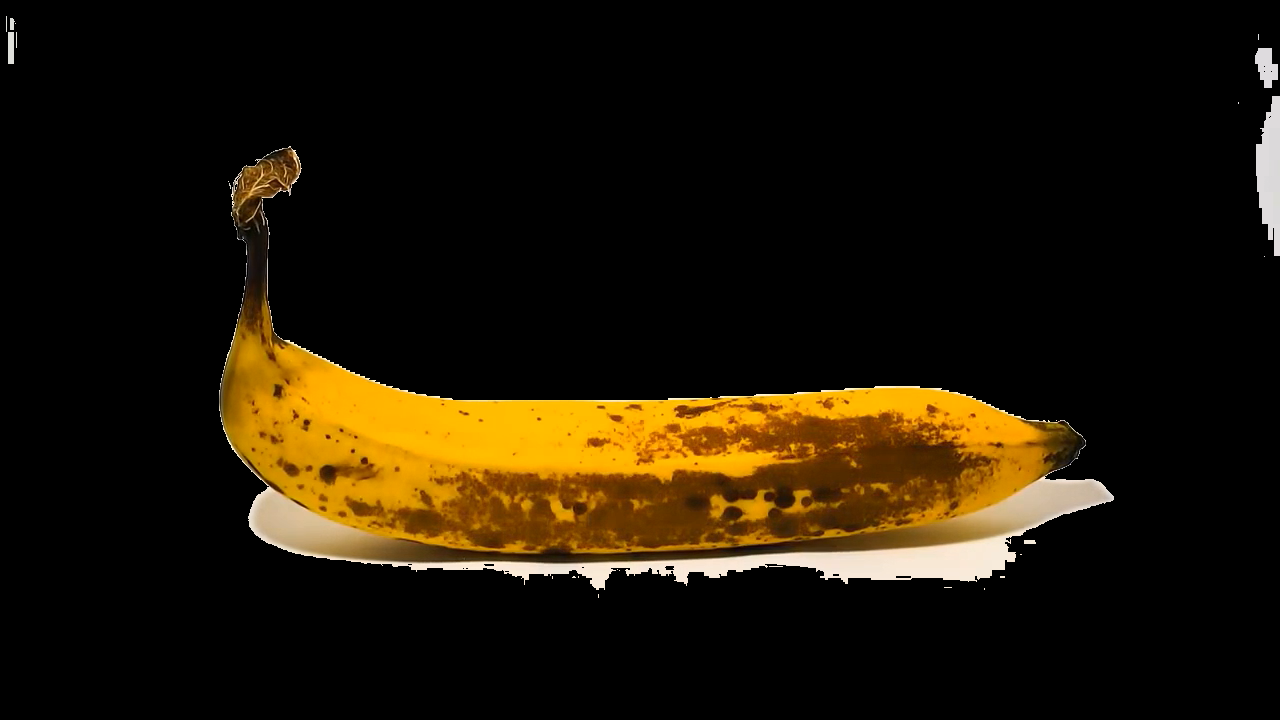
#> input picture 003_material_de_apoio/banana_016_pixels_desconsiderados.png, 1280 x 720 px; its folder holds 2 pictures in this run
$ python analise_rgb.py .. --grafico ../banana_016_pixels_desconsiderados.png
#> lines starting #> are read from the running program, lines starting #| are printed output that depends on the picture
from argparse import ArgumentParser
from csv import DictWriter
from pathlib import Path

from PIL import Image


def listar_imagens(pasta):
    extensoes = {".jpg", ".jpeg", ".png"}
    return sorted(
        arquivo for arquivo in Path(pasta).iterdir()
        if arquivo.is_file() and arquivo.suffix.lower() in extensoes
    )


def etapa_por_indice(indice):
    if indice <= 11:
        return "boa"
    if indice <= 21:
        return "intermediaria"
    return "deteriorada"


def media_rgb(caminho, ignorar_fundo=True, limite_branco=220, tamanho_maximo=600, roi=None):
#> called with ignorar_fundo = True, limite_branco = 220, tamanho_maximo = 600
    imagem = Image.open(caminho).convert("RGB")
#> imagem is the input picture: PIL image 1280x720 RGB; mean R, G, B 30.9, 21.7, 6
    if roi:
        x, y, largura, altura = roi
        imagem = imagem.crop((x, y, x + largura, y + altura))

    imagem.thumbnail((tamanho_maximo, tamanho_maximo))
#> imagem: PIL image 600x338 RGB

    soma_r = 0
    soma_g = 0
    soma_b = 0
    contador = 0

    for r, g, b in imagem.getdata():
        fundo_branco = r >= limite_branco and g >= limite_branco and b >= limite_branco
        if ignorar_fundo and fundo_branco:
            continue

        soma_r += r
        soma_g += g
        soma_b += b
        contador += 1
#> after the loop, contador = 202342; soma_b = 1122996; soma_g = 4292174; soma_r = 6151975

    if contador == 0:
        raise ValueError(f"Nenhum pixel valido encontrado em {caminho}")

    return soma_r / contador, soma_g / contador, soma_b / contador, contador


def salvar_csv(linhas, caminho_saida):
    with open(caminho_saida, "w", newline="", encoding="utf-8") as arquivo:
        campos = ["indice", "arquivo", "etapa", "media_r", "media_g", "media_b", "pixels_usados"]
        escritor = DictWriter(arquivo, fieldnames=campos)
        escritor.writeheader()
        escritor.writerows(linhas)


def salvar_grafico(linhas, caminho_saida):
    import matplotlib.pyplot as plt

    x = [linha["indice"] for linha in linhas]
    r = [linha["media_r"] for linha in linhas]
    g = [linha["media_g"] for linha in linhas]
    b = [linha["media_b"] for linha in linhas]

    plt.figure(figsize=(9, 5))
    plt.plot(x, r, "r-o", label="R")
    plt.plot(x, g, "g-o", label="G")
    plt.plot(x, b, "b-o", label="B")
    plt.xlabel("Indice da imagem")
    plt.ylabel("Intensidade media")
    plt.title("Componentes RGB ao longo da sequencia")
    plt.ylim(0, 255)
    plt.grid(True, alpha=0.3)
    plt.legend()
    plt.tight_layout()
    plt.savefig(caminho_saida, dpi=150)


def identificar_etapa(nome, indice):
    if "intermediaria" in nome:
        return "intermediaria"
    if "deteriorada" in nome:
        return "deteriorada"
    if "boa" in nome:
        return "boa"
    return etapa_por_indice(indice)


def main():
    parser = ArgumentParser(description="Calcula medias RGB de uma sequencia de imagens.")
    parser.add_argument("pasta_imagens", help="Pasta com as imagens a processar.")
    parser.add_argument("--csv", default="resultado_rgb.csv", help="Arquivo CSV de saida.")
    parser.add_argument("--grafico", default="grafico_rgb.png", help="Imagem PNG do grafico.")
    parser.add_argument(
        "--imagem-inteira",
        action="store_true",
        help="Usa todos os pixels, inclusive fundo branco.",
    )
    parser.add_argument(
        "--limite-branco",
        type=int,
        default=220,
        help="Limiar usado para descartar pixels quase brancos.",
    )
    parser.add_argument(
        "--roi",
        nargs=4,
        type=int,
        metavar=("X", "Y", "LARGURA", "ALTURA"),
        help="Usa uma regiao retangular fixa antes de calcular a media.",
    )
    args = parser.parse_args()

    imagens = listar_imagens(args.pasta_imagens)
    if not imagens:
        raise SystemExit("Nenhuma imagem encontrada na pasta informada.")

    linhas = []
    for indice, imagem in enumerate(imagens, start=1):
        media_r, media_g, media_b, pixels = media_rgb(
            imagem,
            ignorar_fundo=not args.imagem_inteira,
            limite_branco=args.limite_branco,
            roi=args.roi,
        )
#> media_r = 30.4; media_g = 21.21; media_b = 5.55; pixels = 202342
        linhas.append({
            "indice": indice,
            "arquivo": imagem.name,
            "etapa": identificar_etapa(imagem.name, indice),
            "media_r": round(media_r, 2),
            "media_g": round(media_g, 2),
            "media_b": round(media_b, 2),
            "pixels_usados": pixels,
        })
#> pass 2 of the loop in main, `for indice, imagem in enumerate(imagens, start=1):`:
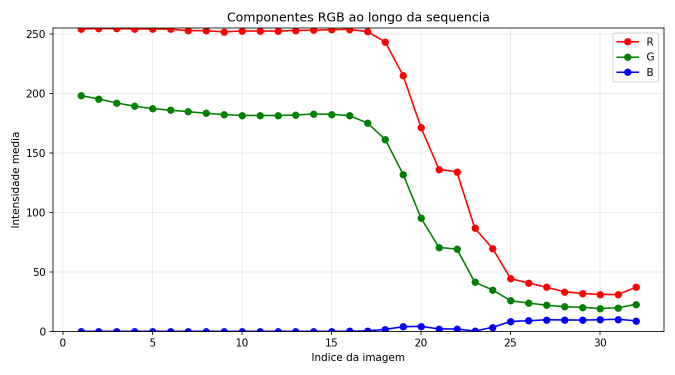
#> input picture 003_material_de_apoio/banana_roi.png, 1350 x 750 px (shown at 1/2 size)
#> in media_rgb (call 2), `imagem.thumbnail((tamanho_maximo, tamanho_maximo))`:
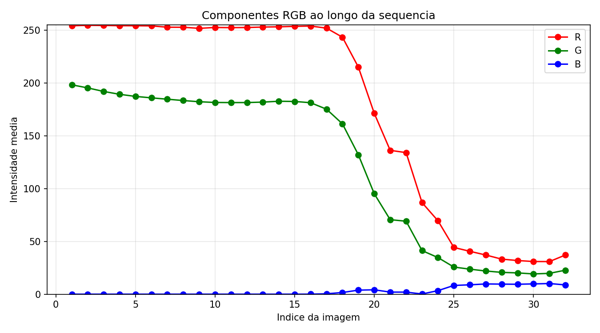
#> imagem: PIL image 600x333 RGB; mean R, G, B 247.8, 246.9, 247.1
#> after the loop in media_rgb (call 2), `for r, g, b in imagem.getdata():`: contador = 10737; soma_b = 1281250; soma_g = 1229343; soma_r = 1420023
#> media_r = 132.3; media_g = 114.5; media_b = 119.3; pixels = 10737
#> pass 3 of the loop in main, `for indice, imagem in enumerate(imagens, start=1):`:
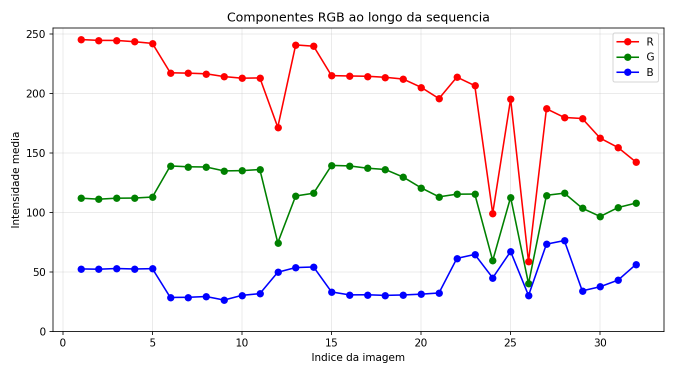
#> input picture 003_material_de_apoio/grafico_atividade_tomate.png, 1350 x 750 px (shown at 1/2 size)
#> in media_rgb (call 3), `imagem.thumbnail((tamanho_maximo, tamanho_maximo))`:
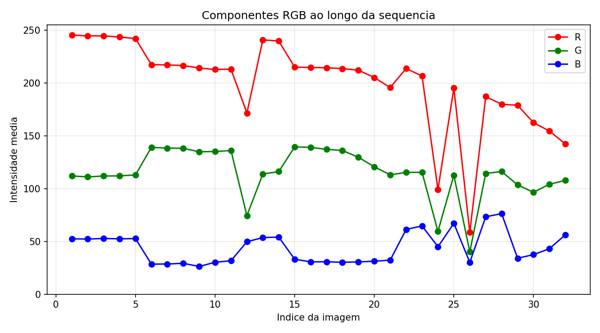
#> imagem: PIL image 600x333 RGB; mean R, G, B 246.4, 244.7, 245.7
#> after the loop in media_rgb (call 3), `for r, g, b in imagem.getdata():`: contador = 13587; soma_b = 1733474; soma_g = 1538259; soma_r = 1879920
#> media_r = 138.4; media_g = 113.2; media_b = 127.6; pixels = 13587
#> the loop made 5 passes; the first 3 are shown

    salvar_csv(linhas, args.csv)
    salvar_grafico(linhas, args.grafico)
#> in salvar_grafico, `plt.savefig(caminho_saida, dpi=150)`:
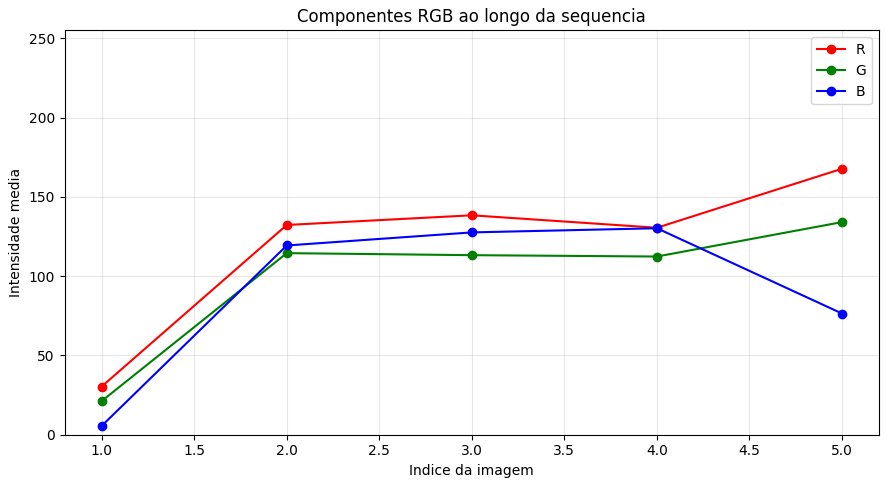
#> figure drawn by matplotlib, 1 panel

    print(f"Imagens processadas: {len(linhas)}")
    print(f"CSV salvo em: {args.csv}")
    print(f"Grafico salvo em: {args.grafico}")


if __name__ == "__main__":
    main()
